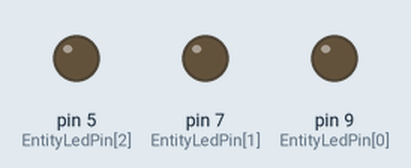
Bench run of a sketch on a simulated Arduino Uno, built with avr-gcc and run on an emulated ATmega328P. Shown: output pins drawn as LEDs (lit = HIGH).

Above: at 0.1 s.
At 2.7 s:
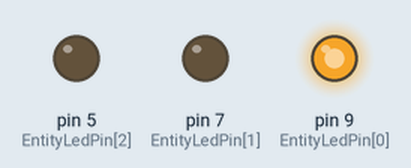
At 7.1 s:
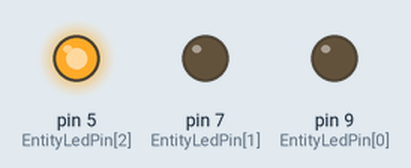
At 13.39 s:
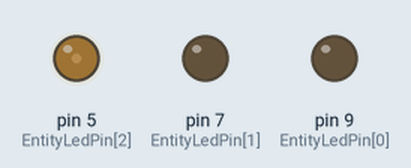
At 23.63 s:
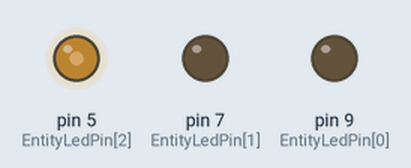
At 37.35 s:
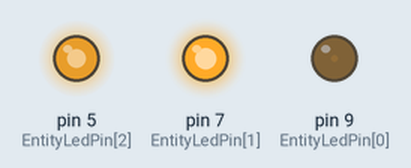
Timing chart, 0 to 40.0 s (numbered marks = the images above):
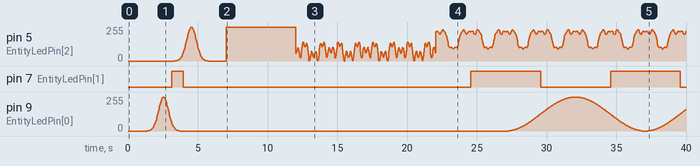

Measured:
- by itself, pin 7 (EntityLedPin[1]): goes HIGH 0.84 s, LOW 20.6 s, HIGH 5.0 s, LOW 5.0 s, HIGH 5.0 s, then LOW

The sketch:

ChristmasDecorationLedSchema.ino
```cpp
unsigned long startMillis;
unsigned long currentMillis;
const unsigned long UpdateInterval = 30;
const int T = 1000;
const int T2 = 2*T;
const int T3 = 3*T;
const int T4 = 4*T;
const int T5 = 5*T;
const int T6 = 6*T;
const int T7 = 7*T;
const int T10 = 10*T;
const int T15 = 15*T;
const int T20 = 20*T;
const float Pi = 3.1415f;
const float TwoPi = 2*Pi;
const float e = 2.71828;

const int NumberOfEntities = 3;
const int EntityLedPin[NumberOfEntities] = {9, 7, 5}; // Tree (left-most), tree (positioned between left-most tree and house), house (right side)
const int NumberOfSchemas[NumberOfEntities] = {10, 10, 10};
int currentSchemaIndex[NumberOfEntities];
int t[NumberOfEntities];

enum LightFunction {
  Dark,
  Light,
  Wave,
  StartingFire,
  IntenseFire,
  Bell
};

struct Schema {
  LightFunction Light;
  int Period;
};

const static Schema Schemas[NumberOfEntities][10] =
{
  {{Bell, T5}, {Dark, T7},              {Dark, T10},         {Dark, T5}, {Wave, T10}, {Wave, T10}, {Wave, T10}, {Wave, T10}, {Wave, T10}, {Dark, T5}},
  {{Dark, T},  {Bell, T5}, {Dark, T6},  {Dark, T10},         {Wave, T10}, {Wave, T10}, {Wave, T10}, {Wave, T10}, {Wave, T10}, {Wave, T10}},
  {{Dark, T2}, {Bell, T5}, {Light, T5}, {StartingFire, T10}, {IntenseFire, T10}, {IntenseFire, T10}, {IntenseFire, T10}, {IntenseFire, T10}, {IntenseFire, T10}, {IntenseFire, T10}}
};

void setup()
{
  Serial.begin(115200);
  for(int i = 0; i < NumberOfEntities; i++)
  {
    pinMode(EntityLedPin[i], OUTPUT);
  }
  startMillis = millis();
}

void loop()
{
  currentMillis = millis();
  if (currentMillis - startMillis >= UpdateInterval)
  {
    for(int i = 0; i < NumberOfEntities; i++)
    {
      int schemaIndex = currentSchemaIndex[i];
      const Schema* schema = &(Schemas[i][schemaIndex]);

      float independentValue = (float)t[i] / schema->Period;
      int brightness = (int)(Calculate(schema->Light, independentValue) * 255);
      analogWrite(EntityLedPin[i], brightness);

      t[i] += UpdateInterval;
      if(t[i] >= schema->Period)
      {
        t[i] %= schema->Period;
        currentSchemaIndex[i]++;
        if(currentSchemaIndex[i] >= NumberOfSchemas[i])
        {
          currentSchemaIndex[i] = 0;
        }
      }
    }

    startMillis = currentMillis;
  }
}

// Calculates a value between 0 and 1 (exclusive).
// x value is a value between 0 and 1.
float Calculate(LightFunction light, float x)
{
  switch (light)
  {
    case Dark:
      return 0.0;
    case Light:
      return 1.0;
    case Wave:
      return sin(x*TwoPi - Pi*.5) * .5 + .5;
    case StartingFire:
      return .3 + 1/16.0 * cos(8*Pi*x) - 1/8.0 * cos(16*Pi*x) + 1/8.0 * cos(32*Pi*x) - 1/8.0 * cos(64*Pi*x);
    case IntenseFire:
      return .7 + 1/4.0 * cos(8*Pi*x) - 1/8.0 * cos(16*Pi*x) + 1/16.0 * cos(32*Pi*x) - 1/32.0 * cos(64*Pi*x);
    case Bell:
      return pow(e, -100*pow(x-0.5, 2));
  }

  return 0;
}
```
